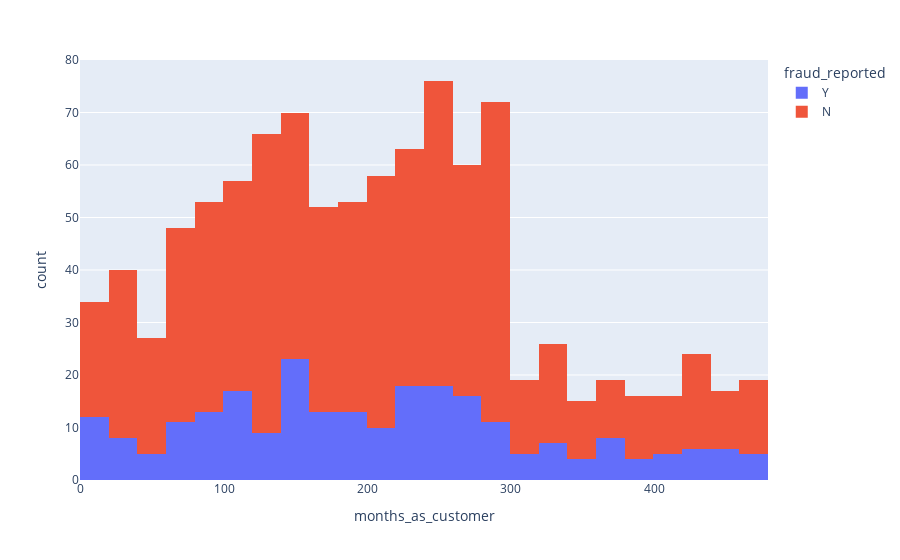

Notebook code for this chart:
### Code cell
fig = px.histogram(df, x="months_as_customer", color='fraud_reported')
fig.show()

### Figure 1 — Plotly figure (JSON) as saved in the notebook; plotly's stock layout.template omitted (floating-point values rounded to 4 significant figures; data arrays with more than 128 entries replaced by an {"elided": "..."} marker saying what was removed)
{"data": [{"alignmentgroup": "True", "bingroup": "x", "hovertemplate": "fraud_reported=Y<br>months_as_customer=%{x}<br>count=%{y}<extra></extra>", "legendgroup": "Y", "marker": {"color": "#636efa", "pattern": {"shape": ""}}, "name": "Y", "offsetgroup": "Y", "orientation": "v", "showlegend": true, "type": "histogram", "x": {"elided": "247 int values"}, "xaxis": "x", "yaxis": "y"}, {"alignmentgroup": "True", "bingroup": "x", "hovertemplate": "fraud_reported=N<br>months_as_customer=%{x}<br>count=%{y}<extra></extra>", "legendgroup": "N", "marker": {"color": "#EF553B", "pattern": {"shape": ""}}, "name": "N", "offsetgroup": "N", "orientation": "v", "showlegend": true, "type": "histogram", "x": {"elided": "753 int values"}, "xaxis": "x", "yaxis": "y"}], "layout": {"barmode": "relative", "legend": {"title": {"text": "fraud_reported"}, "tracegroupgap": 0}, "margin": {"t": 60}, "xaxis": {"anchor": "y", "domain": [0, 1], "title": {"text": "months_as_customer"}}, "yaxis": {"anchor": "x", "domain": [0, 1], "title": {"text": "count"}}}}
